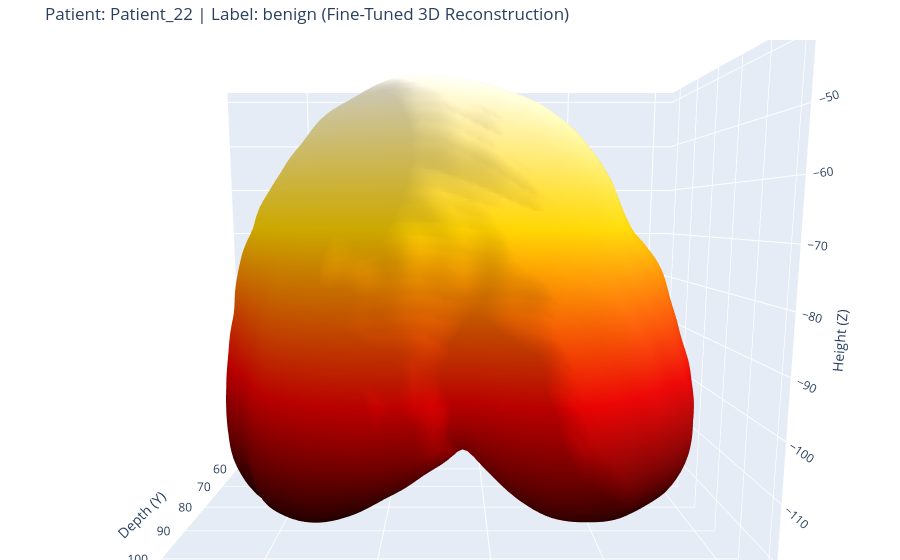
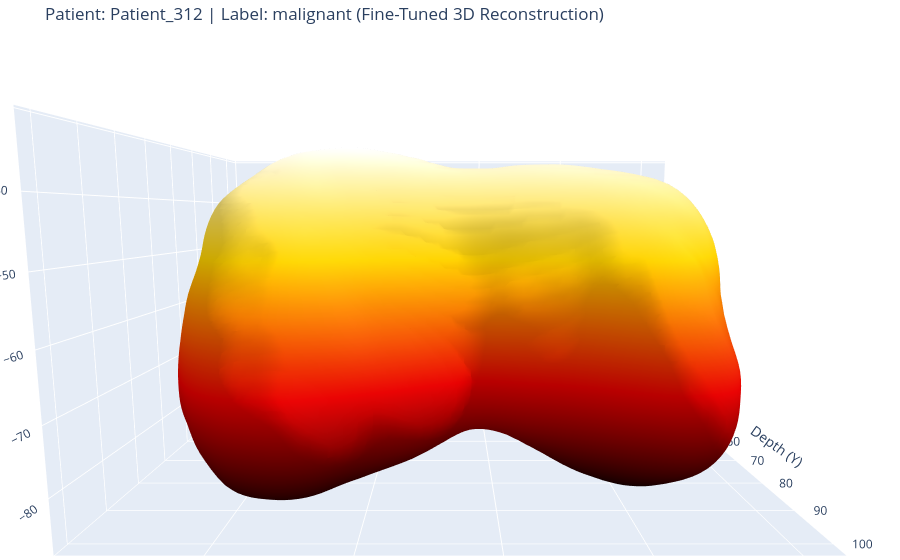
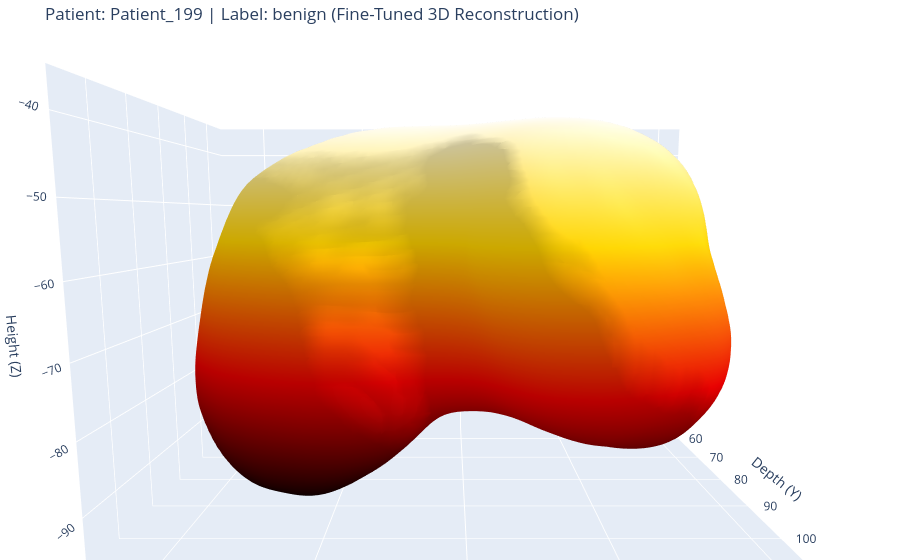
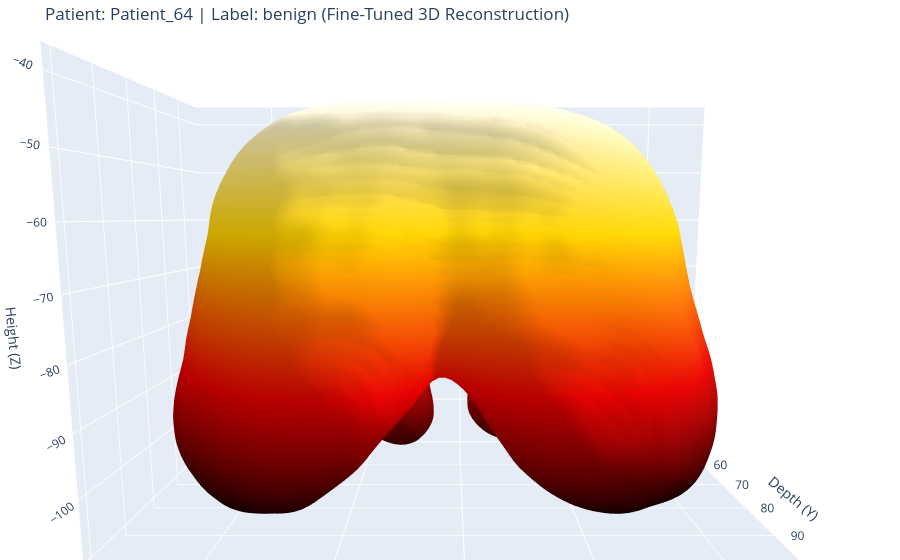

Here is the notebook cell these charts were saved with, in order:
### Markdown cell above
## Post-Training 3D Visualization (Local Laptop)
Run this cell to perform inference using explicit local Windows paths.

### Code cell
# ════════════════════════════════════════════════════════════════
# 3D VISUALIZATION OF RANDOM PATIENTS (LAPTOP LOCAL) - UPRIGHT
# ════════════════════════════════════════════════════════════════
import os, random, glob
import numpy as np, cv2
from IPython.display import display, Image
import torch
from pathlib import Path
from skimage.measure import marching_cubes
from scipy.ndimage import gaussian_filter
import plotly.graph_objects as go
from torch.utils.data import Dataset

# ── 1. BLAZING FAST HYBRID DATALOADER ────────────────────────────────────────
def build_hybrid_patients(otsu_dir, unet_dir):
    otsu_p = set([f for f in os.listdir(otsu_dir) if f.startswith('Patient_')])
    unet_p = set([f for f in os.listdir(unet_dir) if f.startswith('Patient_')])
    valid_patients = sorted(list(otsu_p.intersection(unet_p)))
    patients = []
    for p in valid_patients:
        subs = [d for d in os.listdir(os.path.join(otsu_dir, p)) if os.path.isdir(os.path.join(otsu_dir, p, d))]
        if subs: patients.append((p, subs[0]))
    return patients

class HybridPatientDataset(Dataset):
    def __init__(self, patient_tuples, otsu_dir, unet_dir, img_sz=128):
        self.patients = patient_tuples
        self.otsu_dir = otsu_dir; self.unet_dir = unet_dir
        self.img_sz = img_sz
        self.views = ['Right Lateral', 'Right Oblique', 'Anterior', 'Left Oblique', 'Left Lateral']
    def __len__(self): return len(self.patients)
    def __getitem__(self, idx):
        pid, cat = self.patients[idx]
        otsu_full = os.path.join(self.otsu_dir, pid, cat)
        unet_full = os.path.join(self.unet_dir, pid, cat)
        
        otsu_tensors, unet_tensors = [], []
        for view in self.views:
            of = [f for f in glob.glob(os.path.join(otsu_full, "*.png")) if view in os.path.basename(f)]
            if of:
                m = cv2.imdecode(np.fromfile(of[0], dtype=np.uint8), cv2.IMREAD_GRAYSCALE)
                otsu_tensors.append(torch.from_numpy(cv2.resize(m, (self.img_sz, self.img_sz), interpolation=cv2.INTER_NEAREST)).float() / 255.0)
            else: otsu_tensors.append(torch.zeros((self.img_sz, self.img_sz), dtype=torch.float32))
                
            uf = [f for f in glob.glob(os.path.join(unet_full, "*.png")) if view in os.path.basename(f)]
            if uf:
                m = cv2.imdecode(np.fromfile(uf[0], dtype=np.uint8), cv2.IMREAD_GRAYSCALE)
                unet_tensors.append(torch.from_numpy(cv2.resize(m, (self.img_sz, self.img_sz), interpolation=cv2.INTER_NEAREST)).float() / 255.0)
            else: unet_tensors.append(torch.zeros((self.img_sz, self.img_sz), dtype=torch.float32))
        
        input_10ch = torch.cat([torch.stack(otsu_tensors, dim=0), torch.stack(unet_tensors, dim=0)], dim=0)
        return {"input_10ch": input_10ch, "patient_id": pid, "label": cat}

# ── 2. VISUALIZATION ENGINE ────────────────────────────────────────────────
def visualize_random_patients_local(n=5):
    device = torch.device("cuda" if torch.cuda.is_available() else "cpu")
    print(f"Using device: {device}")
    
    # Adjust these paths for your laptop!
    otsu_dir = r"../../data/organized_by_patient_otsu"
    unet_dir = r"../../data/organized_by_patient_unet"
    
    # Let's visualize your brand new fine-tuned model
    ckpt_path = Path(r"../../UNET_Segmentation/HybridPlan/checkpoints_3d_finetunedv2/3dbreastnet_finetunedv2_last.pth")
    
    if not ckpt_path.exists():
        print(f"Error: No trained model found at {ckpt_path}. Make sure you copied it from the server!")
        return
        
    print("Loading 10-Channel Bottleneck Checkpoint...")
    
    # Note: Assumes Encoder2D and Decoder3D are already defined in a previous cell!
    ckpt = torch.load(ckpt_path, map_location=device, weights_only=False)
    enc = Encoder2D().to(device)
    dec = Decoder3D().to(device)
    enc.load_state_dict(ckpt["enc"])
    dec.load_state_dict(ckpt["dec"])
    enc.eval(); dec.eval()
    
    print(f"Loading patient list from {otsu_dir}...")
    groups = build_hybrid_patients(otsu_dir, unet_dir)
    if len(groups) == 0: 
        print("No patients found. Check dataset path.")
        return
    
    selected = random.sample(groups, min(n, len(groups)))
    dataset = HybridPatientDataset(selected, otsu_dir, unet_dir)
    
    print(f"Generating 3D models for {len(selected)} patients...")
    
    for i in range(len(dataset)):
        item = dataset[i]
        pid, label = item["patient_id"], item["label"]
        inp10 = item["input_10ch"].unsqueeze(0).to(device)
        
        # PURE FP32 Inference
        with torch.no_grad():
            vol = dec(enc(inp10)).float()
            
        vol_np = vol[0, 0].cpu().numpy()
        vol_np = gaussian_filter(vol_np, sigma=2.0)  # Smooth for better mesh extraction
        
        try:
            # 0.5 threshold perfectly matches the Sigmoid activation bounds
            verts, faces, normals, values = marching_cubes(vol_np, level=0.01)
            
            fig = go.Figure(data=[
                go.Mesh3d(
                    # SWAPPED AXES to make the patient stand upright!
                    x=verts[:, 2],     # Width mapped to X (left/right)
                    y=verts[:, 0],     # Depth mapped to Y (front/back)
                    z=-verts[:, 1],    # Height mapped to Z (inverted so head points up)
                    
                    i=faces[:, 0], j=faces[:, 1], k=faces[:, 2],
                    colorscale='Hot',
                    intensity=-verts[:, 1],  # Apply heat gradient vertically
                    showscale=False
                )
            ])
            
            # Lock the camera ratio so it doesn't squish the breasts
            fig.update_layout(
                title=f"Patient: {pid} | Label: {label} (Fine-Tuned 3D Reconstruction)",
                scene=dict(
                    xaxis_title='Width (X)', 
                    yaxis_title='Depth (Y)', 
                    zaxis_title='Height (Z)',
                    aspectmode='data',
                    camera=dict(
                        up=dict(x=0, y=0, z=1),         # Ensure Z is up
                        eye=dict(x=0, y=1.5, z=0.2)     # <--- MOVED TO POSITIVE Y (Looking from the front!)
                    )
                ),
                margin=dict(l=0, r=0, b=0, t=40)
            )

            fig.show()
        except ValueError:
            print(f"Could not generate 3D mesh for {pid} (volume might be empty).")

# Run it!
visualize_random_patients_local(n=5)

### Figure 1 — Plotly figure (JSON) as saved in the notebook; plotly's stock layout.template omitted (floating-point values rounded to 4 significant figures; data arrays with more than 128 entries replaced by an {"elided": "..."} marker saying what was removed)
{"data": [{"colorscale": [[0, "rgb(0,0,0)"], [0.3333, "rgb(230,0,0)"], [0.6667, "rgb(255,210,0)"], [1, "rgb(255,255,255)"]], "i": {"elided": "55008 int values"}, "intensity": {"elided": "27506 float values"}, "j": {"elided": "55008 int values"}, "k": {"elided": "55008 int values"}, "showscale": false, "type": "mesh3d", "x": {"elided": "27506 float values"}, "y": {"elided": "27506 float values"}, "z": {"elided": "27506 float values"}}], "layout": {"margin": {"b": 0, "l": 0, "r": 0, "t": 40}, "scene": {"aspectmode": "data", "camera": {"eye": {"x": 0, "y": 1.5, "z": 0.2}, "up": {"x": 0, "y": 0, "z": 1}}, "xaxis": {"title": {"text": "Width (X)"}}, "yaxis": {"title": {"text": "Depth (Y)"}}, "zaxis": {"title": {"text": "Height (Z)"}}}, "title": {"text": "Patient: Patient_22 | Label: benign (Fine-Tuned 3D Reconstruction)"}}}

### Figure 2 — Plotly figure (JSON) as saved in the notebook; plotly's stock layout.template omitted (floating-point values rounded to 4 significant figures; data arrays with more than 128 entries replaced by an {"elided": "..."} marker saying what was removed)
{"data": [{"colorscale": [[0, "rgb(0,0,0)"], [0.3333, "rgb(230,0,0)"], [0.6667, "rgb(255,210,0)"], [1, "rgb(255,255,255)"]], "i": {"elided": "52856 int values"}, "intensity": {"elided": "26432 float values"}, "j": {"elided": "52856 int values"}, "k": {"elided": "52856 int values"}, "showscale": false, "type": "mesh3d", "x": {"elided": "26432 float values"}, "y": {"elided": "26432 float values"}, "z": {"elided": "26432 float values"}}], "layout": {"margin": {"b": 0, "l": 0, "r": 0, "t": 40}, "scene": {"aspectmode": "data", "camera": {"eye": {"x": 0, "y": 1.5, "z": 0.2}, "up": {"x": 0, "y": 0, "z": 1}}, "xaxis": {"title": {"text": "Width (X)"}}, "yaxis": {"title": {"text": "Depth (Y)"}}, "zaxis": {"title": {"text": "Height (Z)"}}}, "title": {"text": "Patient: Patient_312 | Label: malignant (Fine-Tuned 3D Reconstruction)"}}}

### Figure 3 — Plotly figure (JSON) as saved in the notebook; plotly's stock layout.template omitted (floating-point values rounded to 4 significant figures; data arrays with more than 128 entries replaced by an {"elided": "..."} marker saying what was removed)
{"data": [{"colorscale": [[0, "rgb(0,0,0)"], [0.3333, "rgb(230,0,0)"], [0.6667, "rgb(255,210,0)"], [1, "rgb(255,255,255)"]], "i": {"elided": "38212 int values"}, "intensity": {"elided": "19108 float values"}, "j": {"elided": "38212 int values"}, "k": {"elided": "38212 int values"}, "showscale": false, "type": "mesh3d", "x": {"elided": "19108 float values"}, "y": {"elided": "19108 float values"}, "z": {"elided": "19108 float values"}}], "layout": {"margin": {"b": 0, "l": 0, "r": 0, "t": 40}, "scene": {"aspectmode": "data", "camera": {"eye": {"x": 0, "y": 1.5, "z": 0.2}, "up": {"x": 0, "y": 0, "z": 1}}, "xaxis": {"title": {"text": "Width (X)"}}, "yaxis": {"title": {"text": "Depth (Y)"}}, "zaxis": {"title": {"text": "Height (Z)"}}}, "title": {"text": "Patient: Patient_199 | Label: benign (Fine-Tuned 3D Reconstruction)"}}}

### Figure 4 — Plotly figure (JSON) as saved in the notebook; plotly's stock layout.template omitted (floating-point values rounded to 4 significant figures; data arrays with more than 128 entries replaced by an {"elided": "..."} marker saying what was removed)
{"data": [{"colorscale": [[0, "rgb(0,0,0)"], [0.3333, "rgb(230,0,0)"], [0.6667, "rgb(255,210,0)"], [1, "rgb(255,255,255)"]], "i": {"elided": "56732 int values"}, "intensity": {"elided": "28368 float values"}, "j": {"elided": "56732 int values"}, "k": {"elided": "56732 int values"}, "showscale": false, "type": "mesh3d", "x": {"elided": "28368 float values"}, "y": {"elided": "28368 float values"}, "z": {"elided": "28368 float values"}}], "layout": {"margin": {"b": 0, "l": 0, "r": 0, "t": 40}, "scene": {"aspectmode": "data", "camera": {"eye": {"x": 0, "y": 1.5, "z": 0.2}, "up": {"x": 0, "y": 0, "z": 1}}, "xaxis": {"title": {"text": "Width (X)"}}, "yaxis": {"title": {"text": "Depth (Y)"}}, "zaxis": {"title": {"text": "Height (Z)"}}}, "title": {"text": "Patient: Patient_64 | Label: benign (Fine-Tuned 3D Reconstruction)"}}}
